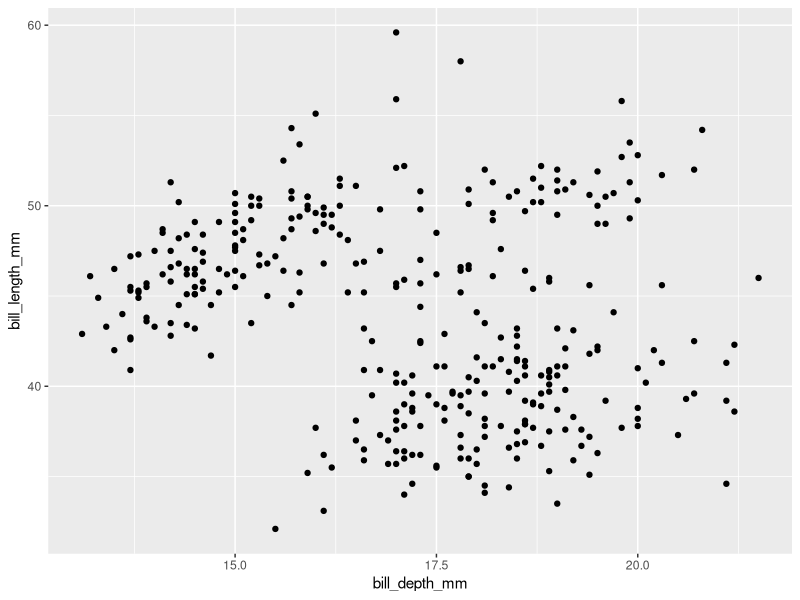
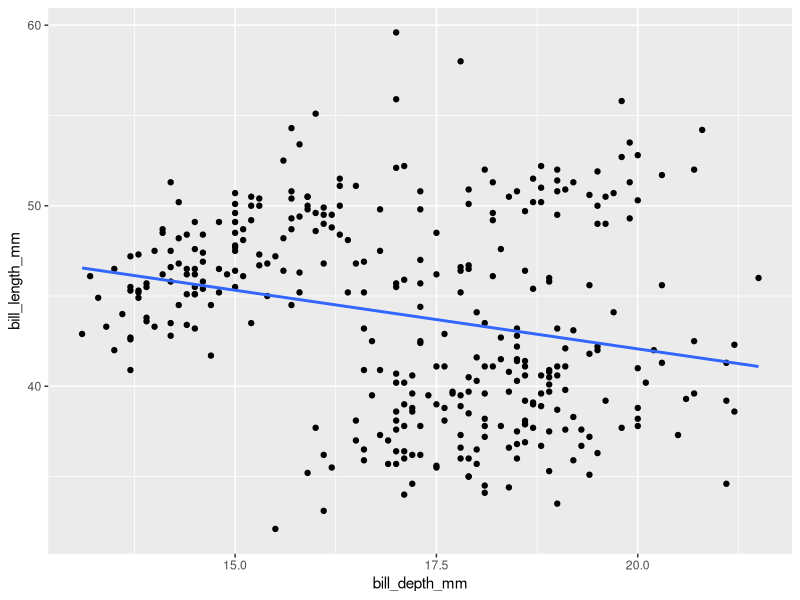
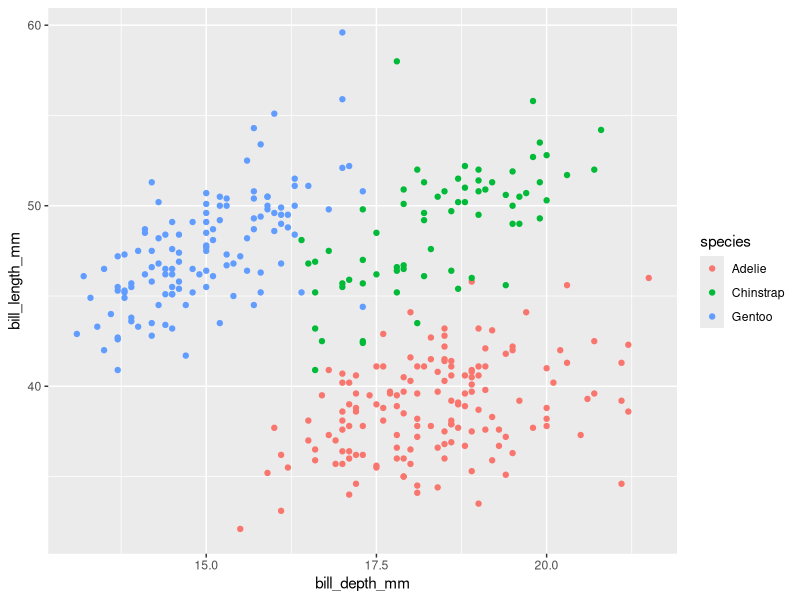
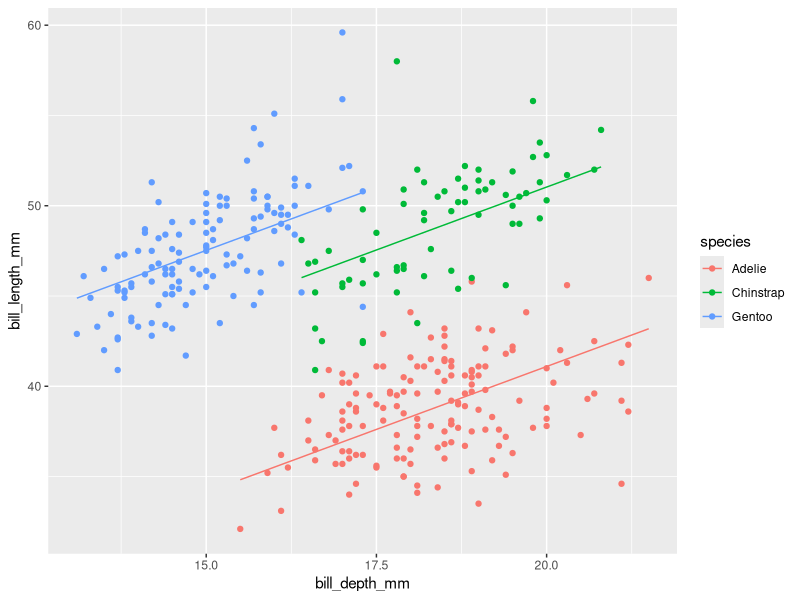
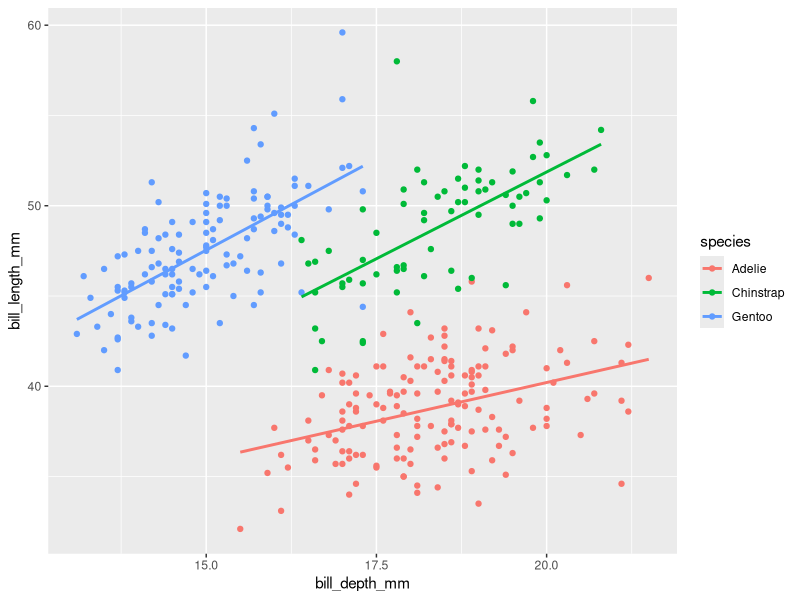

Generate these figures, in order, with R:
## ---- chunk 1
knitr::opts_chunk$set(eval=TRUE, include=TRUE, echo=TRUE, message=FALSE, error=FALSE)
## ---- chunk 2
library(tidyverse)
library(palmerpenguins) # install.packages("palmerpenguins")
# https://allisonhorst.github.io/palmerpenguins/articles/intro.html
# https://education.rstudio.com/blog/2020/07/palmerpenguins-cran/
## ---- chunk 3
glimpse(penguins) # a first look at the data
## ---- chunk 4
# First step let's look at the association between bill depth and bill length
penguins %>% ggplot(aes(x=bill_depth_mm, y=bill_length_mm)) +
  geom_point()
## ---- chunk 5
# Let's get rid of the warning
penguins_clean <- penguins %>% filter(!is.na(bill_depth_mm) & !is.na(bill_length_mm))

# Now we can fit a linear regression model to start exploring this association more deeply
penguins_clean %>% ggplot(aes(x=bill_depth_mm, y=bill_length_mm)) +
  geom_point() +
  geom_smooth(method="lm", se=FALSE)
## ---- chunk 6
model1 <- lm(bill_length_mm ~ bill_depth_mm, data=penguins_clean)
summary(model1)$coefficients
## ---- chunk 7
# First step let's look at the association between bill depth and bill length
penguins %>% ggplot(aes(x=bill_depth_mm, y=bill_length_mm, color=species)) +
  geom_point()
## ---- chunk 8
# New variable to add to the model: species
model2 <- lm(bill_length_mm ~ bill_depth_mm + species, data=penguins_clean)
summary(model2)$coefficients
# Here Adelie is the baseline because it doesn't appear in the summary table
# M levels are represented by M-1 indicator variables
# xi2 = I(penguin i is Chinstrap); xi3 = I(penguin i is Gentoo)
# So Chinstrap is x2=1 and x3=0; Gentoo is x2=0 and x3=1; Adelies is x2=x3=0
## ---- chunk 9
library(broom)
penguins_clean %>% ggplot(aes(x=bill_depth_mm, y=bill_length_mm, color=species)) +
  geom_point() +
  geom_line(data=augment(model2), aes(y=.fitted))
## ---- chunk 10
# What about an interaction term?
model3 <- lm(bill_length_mm ~ bill_depth_mm * species, data=penguins_clean)
summary(model3)$coefficients
## ---- chunk 11
penguins_clean %>% ggplot(aes(x=bill_depth_mm, y=bill_length_mm, color=species)) +
  geom_point() +
  geom_smooth(method="lm", se=FALSE)
## ---- chunk 12
# To make a prediction about the bill length of a Chinstrap penguin with bill depth of 17mm
predict(model3, newdata = tibble(bill_depth_mm=17, species="Chinstrap"))
## ---- chunk 13
# Set up
set.seed(17); 
n <- nrow(penguins_clean)
training_indices <- sample(1:n, size=round(0.8*n))

penguins_clean <- penguins_clean %>% rowid_to_column() # adds a new ID column

# Create training dataset
train <- penguins_clean %>% filter(rowid %in% training_indices)
y_train <- train$bill_length_mm;

# Testing dataset includes all observations NOT in the training data
test <- penguins_clean %>% filter(!rowid %in% training_indices)
y_test <- test$bill_length_mm;

# Fit models to training data
modA_train <- lm(bill_length_mm ~ bill_depth_mm,           data = train)
modB_train <- lm(bill_length_mm ~ bill_depth_mm + species, data = train)
modC_train <- lm(bill_length_mm ~ bill_depth_mm * species, data = train)


# Make predictions for testing data using training model
yhat_modA_test <- predict(modA_train, newdata = test)
yhat_modB_test <- predict(modB_train, newdata = test)
yhat_modC_test <- predict(modC_train, newdata = test)


# Make predictions for training data using training model
yhat_modA_train <- predict(modA_train, newdata = train)
yhat_modB_train <- predict(modB_train, newdata = train)
yhat_modC_train <- predict(modC_train, newdata = train)


# Calculate RMSE for testing data
modA_test_RMSE <- sqrt(sum((y_test - yhat_modA_test)^2) / nrow(test))
modB_test_RMSE <- sqrt(sum((y_test - yhat_modB_test)^2) / nrow(test))
modC_test_RMSE <- sqrt(sum((y_test - yhat_modC_test)^2) / nrow(test))

# Calculate RMSE for training data
modA_train_RMSE <- sqrt(sum((y_train - yhat_modA_train)^2) / nrow(train))
modB_train_RMSE <- sqrt(sum((y_train - yhat_modB_train)^2) / nrow(train))
modC_train_RMSE <- sqrt(sum((y_train - yhat_modC_train)^2) / nrow(train))

mytable <- tibble(Model = c("A","B","C"),
       RMSE_testdata = c(modA_test_RMSE, modB_test_RMSE, modC_test_RMSE),
       RMSE_traindata = c(modA_train_RMSE, modB_train_RMSE, modC_train_RMSE),
       ratio_of_RMSEs = RMSE_testdata / RMSE_traindata)

library(knitr)
knitr::kable(mytable)
